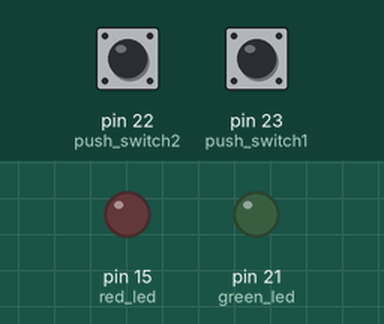
Simulated run of this sketch. Board: Arduino Mega 2560, built with avr-gcc and run on an emulated ATmega2560. Shown: output pins drawn as LEDs (lit = HIGH). Inputs (shaded band) come from the test bench; at power-on: pin 22 (push_switch2) LOW, pin 23 (push_switch1) LOW.

Above: at 0.6 s.
At 18.6 s:
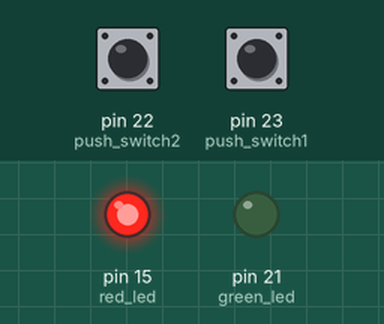
At 21.97 s:
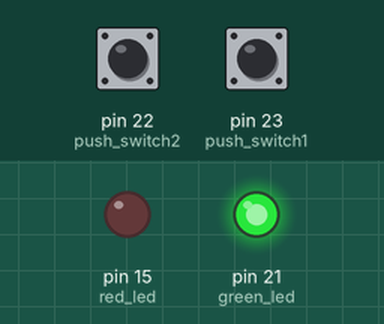
Timing chart, 0 to 28.6 s (numbered marks = the images above):
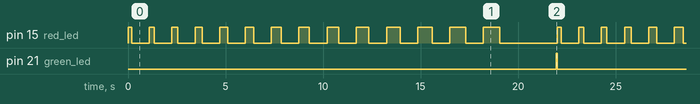

Measured:
- by itself, pin 15 (red_led): moves between LOW and HIGH, repeating every 22.0 s
- by itself, pin 21 (green_led): alternates HIGH for 0.05 s and LOW for 22.0 s
- by itself, everything shown: repeats every 22.0 s, in 29 steps

The sketch:

H00219071_assignment_1_Version_2.ino
```cpp
//Charles Birdsall H00219071//
//B32DG Embedded Systems Assignment1//
//Aduino sequence version 2: simple with switch one input (enable/disable pulses)//
//Please note that this version of the code uses milliseconds instead of micro seconds//

//Establish pins as variables
const int red_led = 15;
const int green_led = 21;
const int push_switch1 = 23;
const int push_switch2 = 22;
//Establish variables
const int a=200;
const int b=900;
const int c=14;
const int d=2000;
const int setmode=1;
const int s1=0;
void setup() {
//Establish pins as inputs or outputs
pinMode(green_led, OUTPUT);
pinMode(red_led, OUTPUT);
pinMode(push_switch1, INPUT);
pinMode(push_switch2, INPUT);

}

void loop() {

int i;  //i counts the number of loops
//Establish 2x variables to read in from the pushswitches
int ps1s = digitalRead(push_switch1);
int ps2s = digitalRead(push_switch2);


if (s1==0 || s1==2){
  for (i=0; i<c; i=i+1){  //This for loop counts as long as i is below the value of c and incrementally increases it by unity
    digitalWrite(red_led,HIGH); // turn red led on
    delay(a+(i*50)); //create a delay that increases by 50ms with each loop
    digitalWrite(red_led,LOW); //Turn red led off
    delay(b);} // wait the length of B between individual pulses

  if (i==c){ //when i reaches the value of c
    delay (d); //wait for length d
    digitalWrite(green_led,HIGH);  //turn green led on
    delay (50); //leave green led on for 50ms
    digitalWrite(green_led,LOW);   //turn green led off

  if (s1==2 && ps1s==LOW){
      digitalWrite(s1,0);}

  if (ps1s==HIGH){
    digitalWrite(s1,1);
  }
  else if (ps1s==LOW){
    digitalWrite(s1,0);
  }


    }
  }

else if (s1==1){
  for (i=0; i<c; i=i+1){  //This for loop counts as long as i is below the value of c and incrementally increases it by unity
    delay((a+(c*50))+b+d+50);} //create a delay that increases by 50ms with each loop

  if (ps1s==HIGH){  //if switch 1 is still high set s1 marker to high
    digitalWrite(s1,1);
  }
  else if (ps1s==LOW){ //if switch 1 is low set s1 marker to low
    digitalWrite(s1,2);
  }


}
}
```
